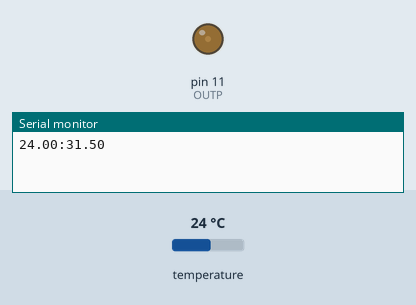
The sketch below on a simulated Arduino Uno, built with avr-gcc and run on an emulated ATmega328P. On the bench: output pins drawn as LEDs (lit = HIGH), the last lines printed to the serial monitor. The inputs (shaded band) are chosen by the test bench; at power-on: temperature 24 °C.

Above: at 1.5 s.
1.6 s: temperature set to 12 °C
At 1.6 s:
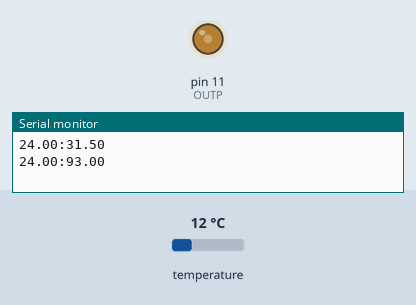
5.1 s: temperature set to 19 °C
At 8.4 s:
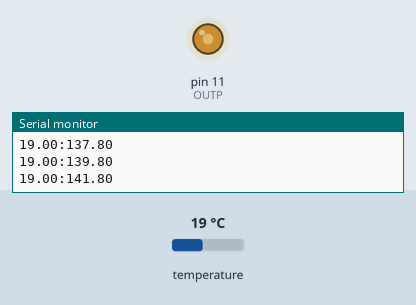
Timing chart, 0 to 14.6 s (numbered marks = the images above; inputs shaded):
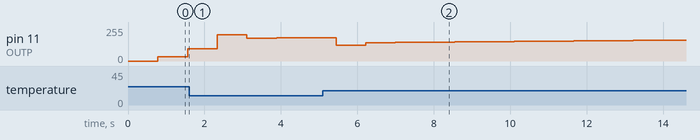

The sketch:

chauf_ctrl_pid.ino
```cpp
#include <OneWire.h>
#include <DallasTemperature.h>
#include <PID_v1.h>

// le bus est sur la broche 2
#define ONE_WIRE_BUS 2
// On contrôle avec la broche 11
#define OUTP 11

// Variables pour PID
// La température souhaitée :
double Consigne;
// La température mesurée :
double Temp;
// La valeur PWM 0-255 :
double Mosfet;

// déclaration du bus 1-wire
OneWire oneWire(ONE_WIRE_BUS);
// déclaration des capteurs
DallasTemperature sensors(&oneWire);


// Déclaration de l'objet PID
// Les argument sont les variables de gestion
// puis les gains pour P, I et D
// et enfin,le mode.
PID myPID(&Temp, &Mosfet, &Consigne, 6, 1, 0.25, DIRECT);

// Valeurs de l'exemple fourni
//PID myPID(&Temp, &Mosfet, &Consigne, 2, 5, 1, DIRECT);
// Agressif
//PID myPID(&Temp, &Mosfet, &Consigne, 6, 3, 1, DIRECT);
// Moins agressif
// PID myPID(&Temp, &Mosfet, &Consigne, 1, 0.05, 0.25, DIRECT);

void setup(void) {
  // broche 11 en sortie
  pinMode(OUTP, OUTPUT);
  // activation port série
  Serial.begin(115200);
  // démarrage capteurs
  sensors.begin();
  // consigne à 39°C
  Consigne = 39;
  // contrôle entre 0-255
  myPID.SetOutputLimits(0, 255);
  // on active la régulation PID
  myPID.SetMode(AUTOMATIC);
}

void loop(void) {
  // demande de mesure
  sensors.requestTemperatures();
  // obtention de la température du premier
  // et seul capteur DS18B20
  Temp = sensors.getTempCByIndex(0);
  // calcul PID, la variable Mosfet contient
  // ensuite la valeur calculée
  myPID.Compute();
  // écriture PWM
  analogWrite(OUTP, Mosfet);

  // envoi des informations temp:PWM à Processing
  Serial.print(sensors.getTempCByIndex(0));
  Serial.print(":");
  Serial.println(Mosfet);
}
```
